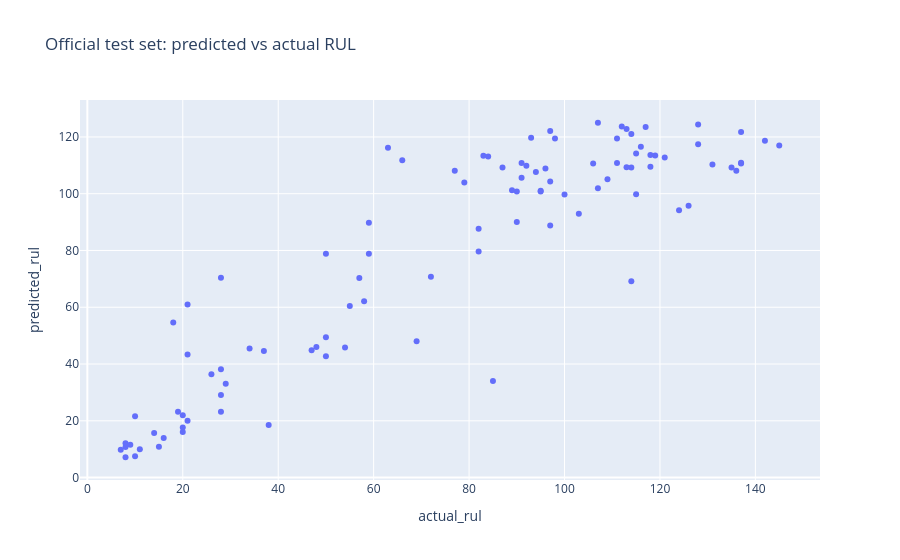

Notebook cell for this chart:
### Code cell
fleet = pd.read_csv(PROJECT_DIR / 'Data' / 'predictions' / 'fleet_predictions.csv')
px.scatter(fleet, x='actual_rul', y='predicted_rul', hover_name='engine_id',
            title='Official test set: predicted vs actual RUL')
